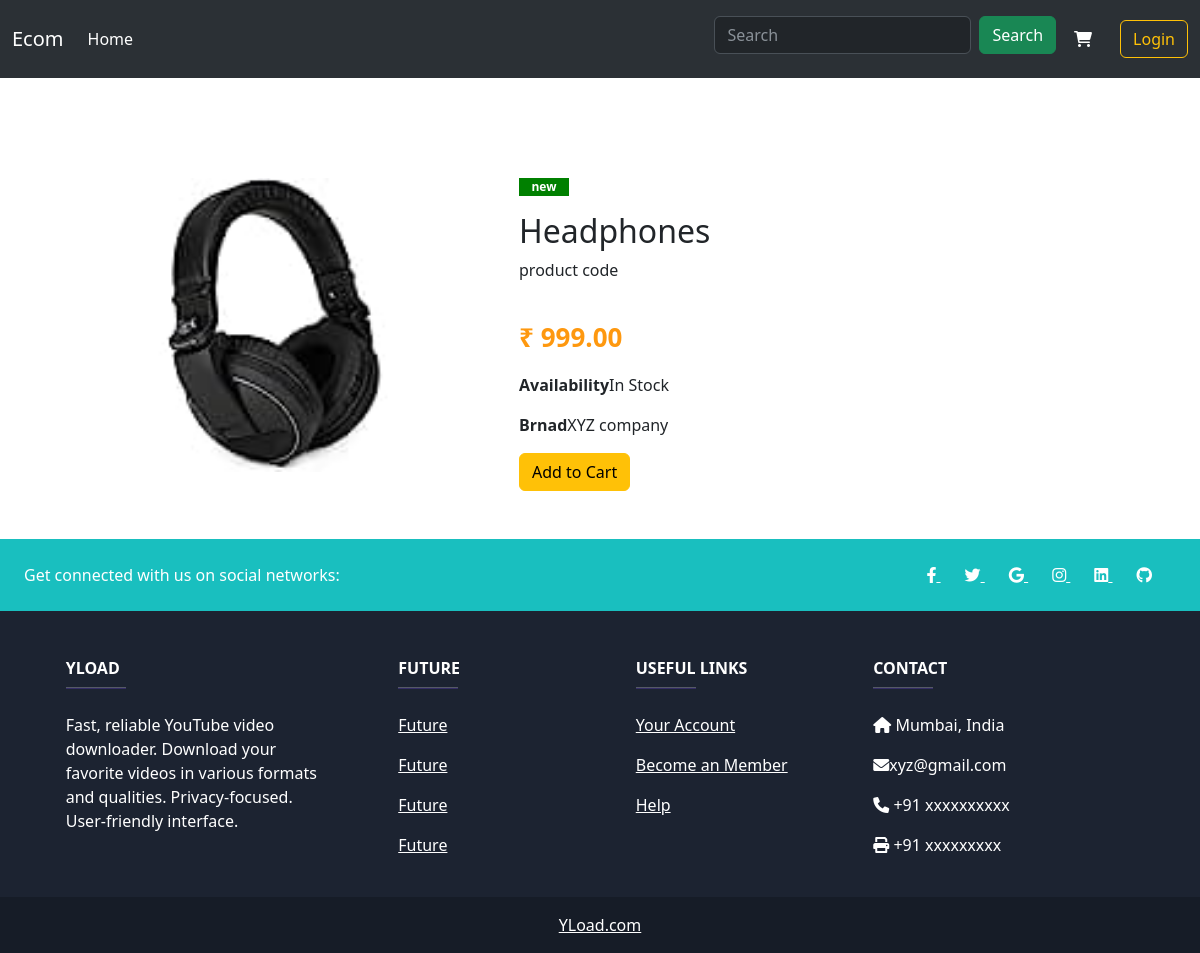
Page /pview/1 on the committed database.
### store/models.py (models this page shows, shortened)
class Product(models.Model):
    p_name = models.CharField(max_length=200)
    price = models.FloatField()
    catagory = models.CharField(max_length=100)
    img = models.ImageField(null=True,blank=True)
    @property
    def imgURL(self):
        try:
            url = self.img.url
        except:
            url = ""
        return url

### store/views.py (the view)
# urls.py: path('pview/<int:pk>',views.pView,name='pview'),
def pView(request,pk):
    try:
        product = Product.objects.get(id=pk)
        context = {'product':product}
        return render(request,'store/view.html',context)
    except:
        return redirect('store')

### store/templates/store/view.html (shortened to what this page needs)
{% extends 'store/main.html' %}
{% load static %}
{% block content %}
<head>
</head>
<body>
    <div class="container">
        <div class="row">
        <div class="col-md-5">
            <div id="carouselExample" class="carousel slide">
                <div class="carousel-inner">
                  <div class="carousel-item active">
                    <img src="{{product.imgURL}}" class="d-block w-100 img1" alt="...">
                  </div>
                </div>
                <button class="carousel-control-prev" type="button" data-bs-target="#carouselExample" data-bs-slide="prev">
                  <span class="carousel-control-prev-icon" aria-hidden="true"></span>
                </button>
                <button class="carousel-control-next" type="button" data-bs-target="#carouselExample" data-bs-slide="next">
                  <span class="carousel-control-next-icon" aria-hidden="true"></span>
                </button>
              </div>
        </div>
        <div class="col-md-7">
            <p class="newarrival text-center">new</p>
            <h2>{{product.p_name}}</h2>
            <p>product code</p>
            <p class="price">₹ {{product.price | floatformat:2}}</p>
            <p><b>Availability</b>In Stock</p>
            <p><b>Brnad</b>XYZ company</p>
            <button class="btn btn-warning add-btn update-cart" data-product="{{product.id}}" data-action="add" >Add to Cart</button>
        </div>
    </div>
    </div>
</body>
<br>
<br>
{% endblock  %}

### store/templates/store/view.html (style rules this page uses)
.container { margin-top:100px; }
.newarrival { background:green; width:50px; color:white; font-size:12px; font-weight:bold; }
.price { color:#fe980f; font-size:26px; font-weight:bold; padding-top:20px; }

### rows in the picture
Product: imgURL (picture), p_name "Headphones", price "999.00"
